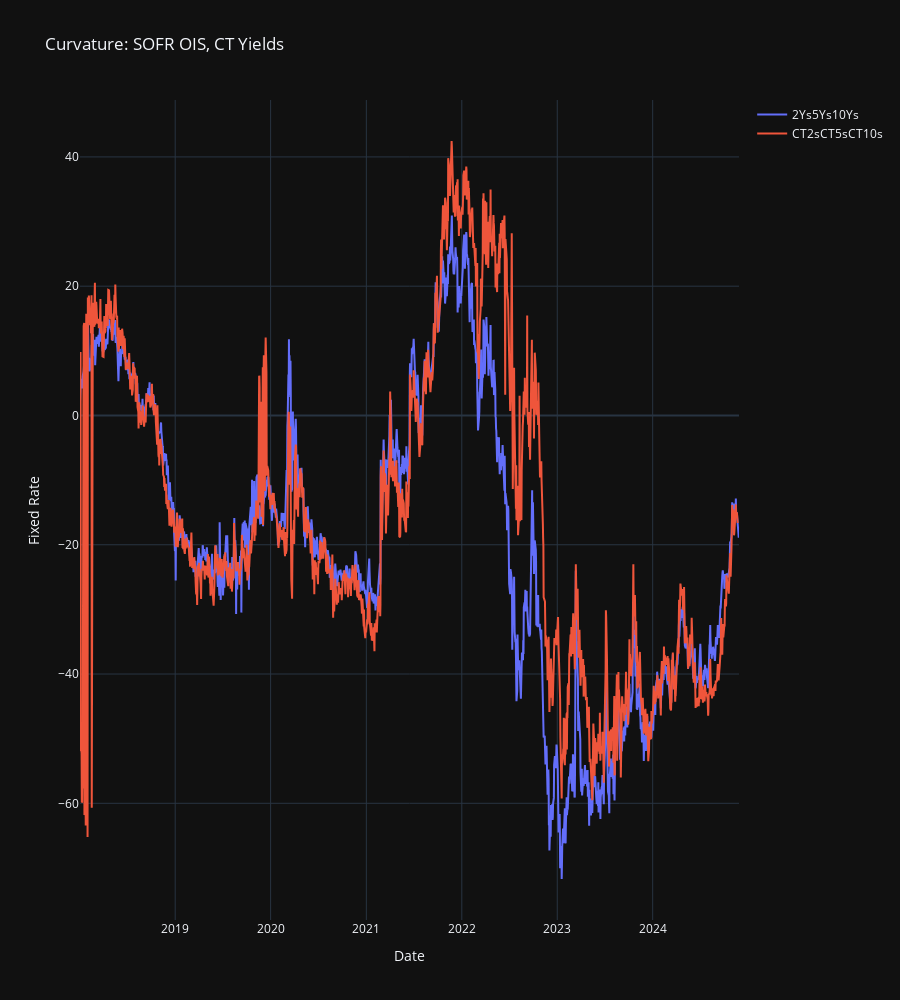

Notebook cell for this chart:
### Code cell
swap_curve_flies = [("2Y", "5Y", "10Y")]
ct_curve_flies = [("CT2", "CT5", "CT10")]

fig = go.Figure()

for fly in swap_curve_flies:
    fig.add_trace(
        go.Scatter(
            x=sofr_ois_df["Date"],
            y=((sofr_ois_df[fly[1]] - sofr_ois_df[fly[0]]) - (sofr_ois_df[fly[2]] - sofr_ois_df[fly[1]])) * 100,
            mode="lines",
            name=f"{fly[0]}s{fly[1]}s{fly[2]}s",
        )
    )

for fly in ct_curve_flies:
    fig.add_trace(
        go.Scatter(
            x=ct_df["Date"],
            y=((ct_df[fly[1]] - ct_df[fly[0]]) - (ct_df[fly[2]] - ct_df[fly[1]])) * 100,
            mode="lines",
            name=f"{fly[0]}s{fly[1]}s{fly[2]}s",
        )
    )

fig.update_layout(title=f"Curvature: SOFR OIS, CT Yields", xaxis_title="Date", yaxis_title="Fixed Rate", template="plotly_dark", height=1000, showlegend=True)
fig.update_xaxes(
    showgrid=True,
    showspikes=True,
    spikecolor="white",
    spikesnap="cursor",
    spikemode="across",
)
fig.update_yaxes(showgrid=True, showspikes=True, spikecolor="white", spikesnap="cursor", spikethickness=0.5)
fig.show()

### Figure 1 — Plotly figure (JSON) as saved in the notebook; plotly's stock layout.template omitted (floating-point values rounded to 4 significant figures; data arrays with more than 128 entries replaced by an {"elided": "..."} marker saying what was removed)
{"data": [{"mode": "lines", "name": "2Ys5Ys10Ys", "type": "scatter", "x": {"elided": "1722 str values"}, "y": {"elided": "1722 float values"}}, {"mode": "lines", "name": "CT2sCT5sCT10s", "type": "scatter", "x": {"elided": "1698 str values"}, "y": {"elided": "1698 float values"}}], "layout": {"height": 1000, "showlegend": true, "title": {"text": "Curvature: SOFR OIS, CT Yields"}, "xaxis": {"showgrid": true, "showspikes": true, "spikecolor": "white", "spikemode": "across", "spikesnap": "cursor", "title": {"text": "Date"}}, "yaxis": {"showgrid": true, "showspikes": true, "spikecolor": "white", "spikesnap": "cursor", "spikethickness": 0.5, "title": {"text": "Fixed Rate"}}}}
